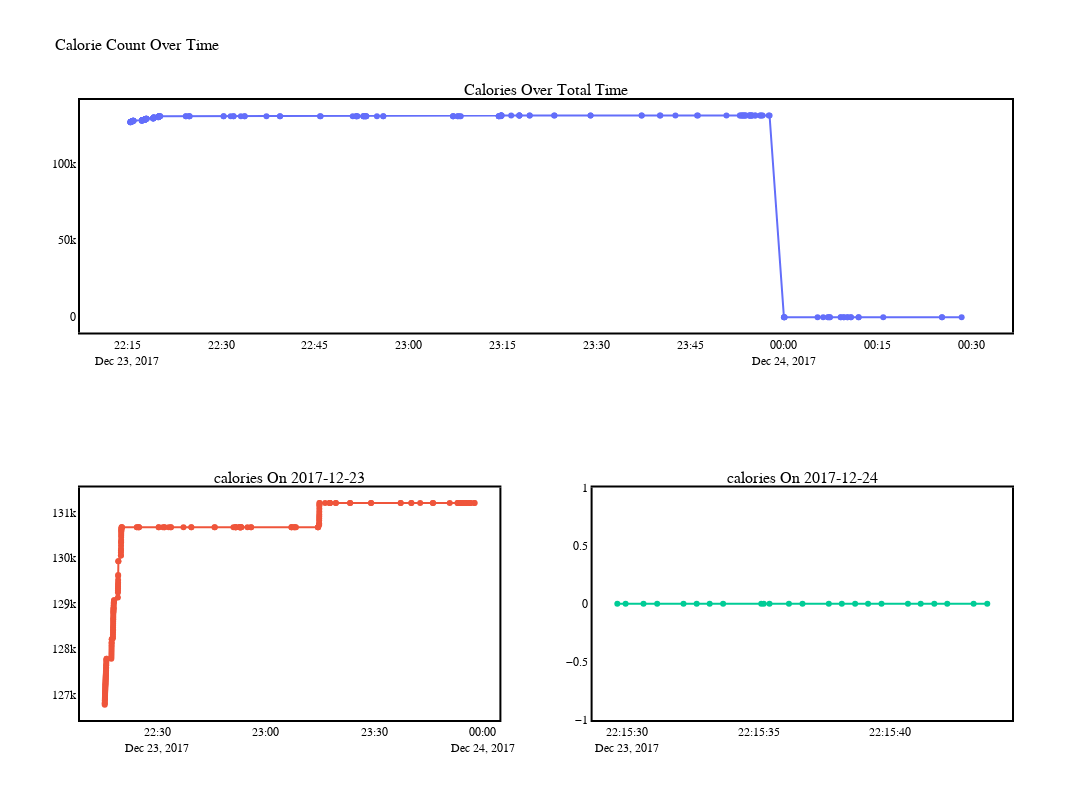

Here is the notebook cell this chart was saved with:
### Markdown cell above
Plot of total calories over the time period. Looking at the below plot one issue that arises is that the total calory count is abnormaly high for an individual as the values are > 1*10^5 as the normal daily calorie intake of a human is 1200-3000, we can also see that the value is not accumulated over the whole timeframe of the logs as the totalCalories value is reset to 0 at midnight

### Code cell
calorieFigSub = make_subplots(rows=2, cols=2, specs=[[{"colspan": 2}, None], [{}, {}]],subplot_titles=['Calories Over Total Time',f'calories On {StartDate}',f'calories On {endDate}'])


overallSteps = go.Scatter(x=calories["Time"], y=calories["calories"], mode='lines+markers',showlegend=False)
caloriesDay1 = go.Scatter(x=calories["Time"], y=calories[calories["Date"]==23]["calories"], mode='lines+markers',showlegend=False)
caloriesDay2 = go.Scatter(x=calories["Time"], y=calories[calories["Date"]==24]["calories"], mode='lines+markers',showlegend=False)


calorieFigSub.add_trace(overallSteps, row=1, col=1)
calorieFigSub.add_trace(caloriesDay1, row=2, col=1)
calorieFigSub.add_trace(caloriesDay2, row=2, col=2)


calorieFigSub.update_layout(
    height=800, 
    width=1200, 
    title_text="Calorie Count Over Time", 
    title_font_size=16,
    
    xaxis=dict(showgrid=False, linecolor='black', linewidth=2, mirror=True),
    yaxis=dict(showgrid=False, linecolor='black', linewidth=2, mirror=True),
    xaxis2=dict(showgrid=False, linecolor='black', linewidth=2, mirror=True),
    yaxis2=dict(showgrid=False, linecolor='black', linewidth=2, mirror=True),
    xaxis3=dict(showgrid=False, linecolor='black', linewidth=2, mirror=True),
    yaxis3=dict(showgrid=False, linecolor='black', linewidth=2, mirror=True),
    
    font=dict(family="Arial, sans-serif", size=12, color="black"),
    
    plot_bgcolor='white',
    paper_bgcolor='white',
    
)

calorieFigSub.show()

### Figure 1 — Plotly figure (JSON) as saved in the notebook; plotly's stock layout.template omitted (floating-point values rounded to 4 significant figures; data arrays with more than 128 entries replaced by an {"elided": "..."} marker saying what was removed)
{"data": [{"mode": "lines+markers", "showlegend": false, "type": "scatter", "x": {"elided": "241 str values"}, "xaxis": "x", "y": {"elided": "241 int values"}, "yaxis": "y"}, {"mode": "lines+markers", "showlegend": false, "type": "scatter", "x": {"elided": "241 str values"}, "xaxis": "x2", "y": {"elided": "217 int values"}, "yaxis": "y2"}, {"mode": "lines+markers", "showlegend": false, "type": "scatter", "x": {"elided": "241 str values"}, "xaxis": "x3", "y": [0, 0, 0, 0, 0, 0, 0, 0, 0, 0, 0, 0, 0, 0, 0, 0, 0, 0, 0, 0, 0, 0, 0, 0], "yaxis": "y3"}], "layout": {"annotations": [{"font": {"size": 16}, "showarrow": false, "text": "Calories Over Total Time", "x": 0.5, "xanchor": "center", "xref": "paper", "y": 1, "yanchor": "bottom", "yref": "paper"}, {"font": {"size": 16}, "showarrow": false, "text": "calories On 2017-12-23", "x": 0.225, "xanchor": "center", "xref": "paper", "y": 0.375, "yanchor": "bottom", "yref": "paper"}, {"font": {"size": 16}, "showarrow": false, "text": "calories On 2017-12-24", "x": 0.775, "xanchor": "center", "xref": "paper", "y": 0.375, "yanchor": "bottom", "yref": "paper"}], "font": {"color": "black", "family": "Arial, sans-serif", "size": 12}, "height": 800, "paper_bgcolor": "white", "plot_bgcolor": "white", "title": {"font": {"size": 16}, "text": "Calorie Count Over Time"}, "width": 1200, "xaxis": {"anchor": "y", "domain": [0, 1], "linecolor": "black", "linewidth": 2, "mirror": true, "showgrid": false}, "xaxis2": {"anchor": "y2", "domain": [0, 0.45], "linecolor": "black", "linewidth": 2, "mirror": true, "showgrid": false}, "xaxis3": {"anchor": "y3", "domain": [0.55, 1], "linecolor": "black", "linewidth": 2, "mirror": true, "showgrid": false}, "yaxis": {"anchor": "x", "domain": [0.625, 1], "linecolor": "black", "linewidth": 2, "mirror": true, "showgrid": false}, "yaxis2": {"anchor": "x2", "domain": [0, 0.375], "linecolor": "black", "linewidth": 2, "mirror": true, "showgrid": false}, "yaxis3": {"anchor": "x3", "domain": [0, 0.375], "linecolor": "black", "linewidth": 2, "mirror": true, "showgrid": false}}}
